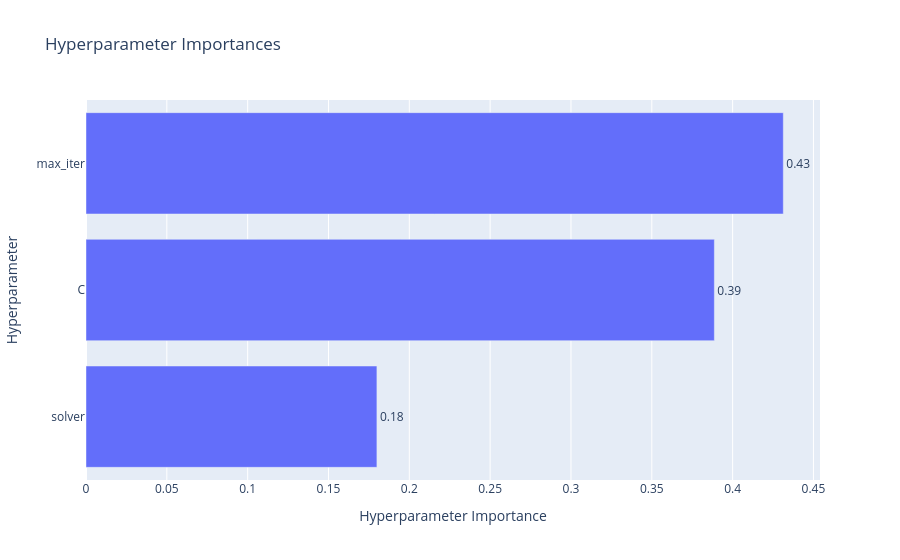

The code cell stored with this chart in its notebook:
### Code cell
plot_param_importances(study_log)

### Figure 1 — Plotly figure (JSON) as saved in the notebook; plotly's stock layout.template omitted (floating-point values rounded to 4 significant figures)
{"data": [{"cliponaxis": false, "hovertemplate": ["solver (CategoricalDistribution): 0.17995891487001753<extra></extra>", "C (FloatDistribution): 0.38869375119801763<extra></extra>", "max_iter (IntDistribution): 0.4313473339319647<extra></extra>"], "name": "Objective Value", "orientation": "h", "text": ["0.18", "0.39", "0.43"], "textposition": "outside", "type": "bar", "x": [0.18, 0.3887, 0.4313], "y": ["solver", "C", "max_iter"]}], "layout": {"title": {"text": "Hyperparameter Importances"}, "xaxis": {"title": {"text": "Hyperparameter Importance"}}, "yaxis": {"title": {"text": "Hyperparameter"}}}}
